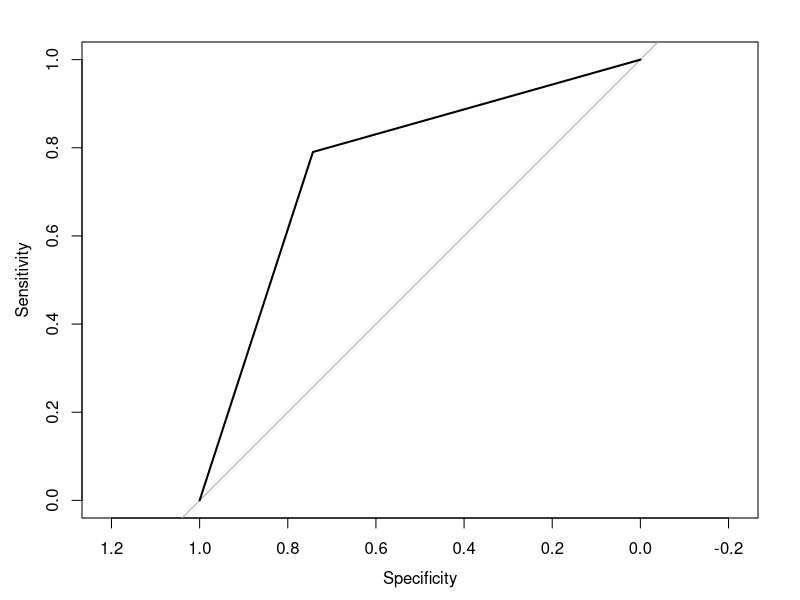

Write R code to recreate this figure.
dataset <- read.csv2('logit-dataset.csv')
dataset = na.omit(dataset)

logit <- glm(formula=Successful ~I(PropensityToTrust=='HIGH'), data=dataset, family=binomial())
res = summary(logit)
capture.output(res, file="regression.txt")
estimate = res$coefficients[2,1]
estimate = round(exp(estimate), 2)
v <- "Odds ratio"
capture.output(v, file="regression.txt", append = TRUE)
capture.output(estimate, file="regression.txt", append = TRUE)

library(pROC)
prob=predict(logit, type=c("response"))
dataset$prob=prob
#creazione della curva
g <- roc(Successful ~ prob, data = dataset)
#visualizzazione della curva
plot(g)

newdata = data.frame(PropensityToTrust='HIGH')
predict.glm(logit, newdata, type="response")
newdata = data.frame(PropensityToTrust='LOW')
predict.glm(logit, newdata,type="response")
